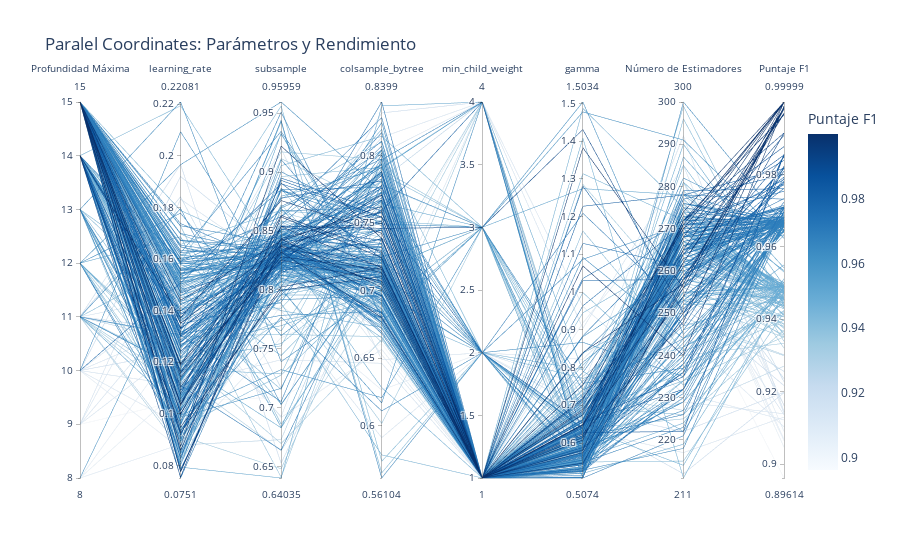

Here is the notebook cell this chart was saved with:
### Code cell
import optuna
import plotly.express as px
import pandas as pd

# Obtener los resultados del estudio de Optuna
trials_df0 = study.trials
trials_data = []

# Extraer los parámetros y el valor de cada ensayo
for trial in trials_df0:
    # Extraer los parámetros y el F1 score
    trial_params = trial.params
    trial_params['F1 Score'] = trial.value  # Añadir el F1 score como una nueva columna
    trials_data.append(trial_params)

# Crear un DataFrame a partir de los resultados
trials_df = pd.DataFrame(trials_data)

# Verificar las columnas del DataFrame
print(trials_df.columns)

# Crear el gráfico de coordenadas paralelas
fig = px.parallel_coordinates(
    trials_df,
    dimensions=['max_depth', 'learning_rate', 'subsample', 'colsample_bytree',
       'min_child_weight', 'gamma', 'n_estimators', 'F1 Score'],
    color='F1 Score',  # Para colorear según el F1 score
    labels={
        'n_estimators': 'Número de Estimadores',
        'max_depth': 'Profundidad Máxima',
        'min_samples_split': 'Mínimo de Muestras para División',
        'min_samples_leaf': 'Mínimo de Muestras para Hoja',
        'max_features': 'Máximo de Características',
        'F1 Score': 'Puntaje F1'
    },
    color_continuous_scale='Blues',  # Cambiar el color del gráfico
    title="Paralel Coordinates: Parámetros y Rendimiento"
)

# Mostrar el gráfico
fig.show()

### Figure 1 — Plotly figure (JSON) as saved in the notebook; plotly's stock layout.template omitted (floating-point values rounded to 4 significant figures; data arrays with more than 128 entries replaced by an {"elided": "..."} marker saying what was removed)
{"data": [{"dimensions": [{"label": "Profundidad Máxima", "values": {"elided": "300 int values"}}, {"label": "learning_rate", "values": {"elided": "300 float values"}}, {"label": "subsample", "values": {"elided": "300 float values"}}, {"label": "colsample_bytree", "values": {"elided": "300 float values"}}, {"label": "min_child_weight", "values": {"elided": "300 int values"}}, {"label": "gamma", "values": {"elided": "300 float values"}}, {"label": "Número de Estimadores", "values": {"elided": "300 int values"}}, {"label": "Puntaje F1", "values": {"elided": "300 float values"}}], "domain": {"x": [0, 1], "y": [0, 1]}, "line": {"color": {"elided": "300 float values"}, "coloraxis": "coloraxis"}, "name": "", "type": "parcoords"}], "layout": {"coloraxis": {"colorbar": {"title": {"text": "Puntaje F1"}}, "colorscale": [[0, "rgb(247,251,255)"], [0.125, "rgb(222,235,247)"], [0.25, "rgb(198,219,239)"], [0.375, "rgb(158,202,225)"], [0.5, "rgb(107,174,214)"], [0.625, "rgb(66,146,198)"], [0.75, "rgb(33,113,181)"], [0.875, "rgb(8,81,156)"], [1, "rgb(8,48,107)"]]}, "legend": {"tracegroupgap": 0}, "title": {"text": "Paralel Coordinates: Parámetros y Rendimiento"}}}
